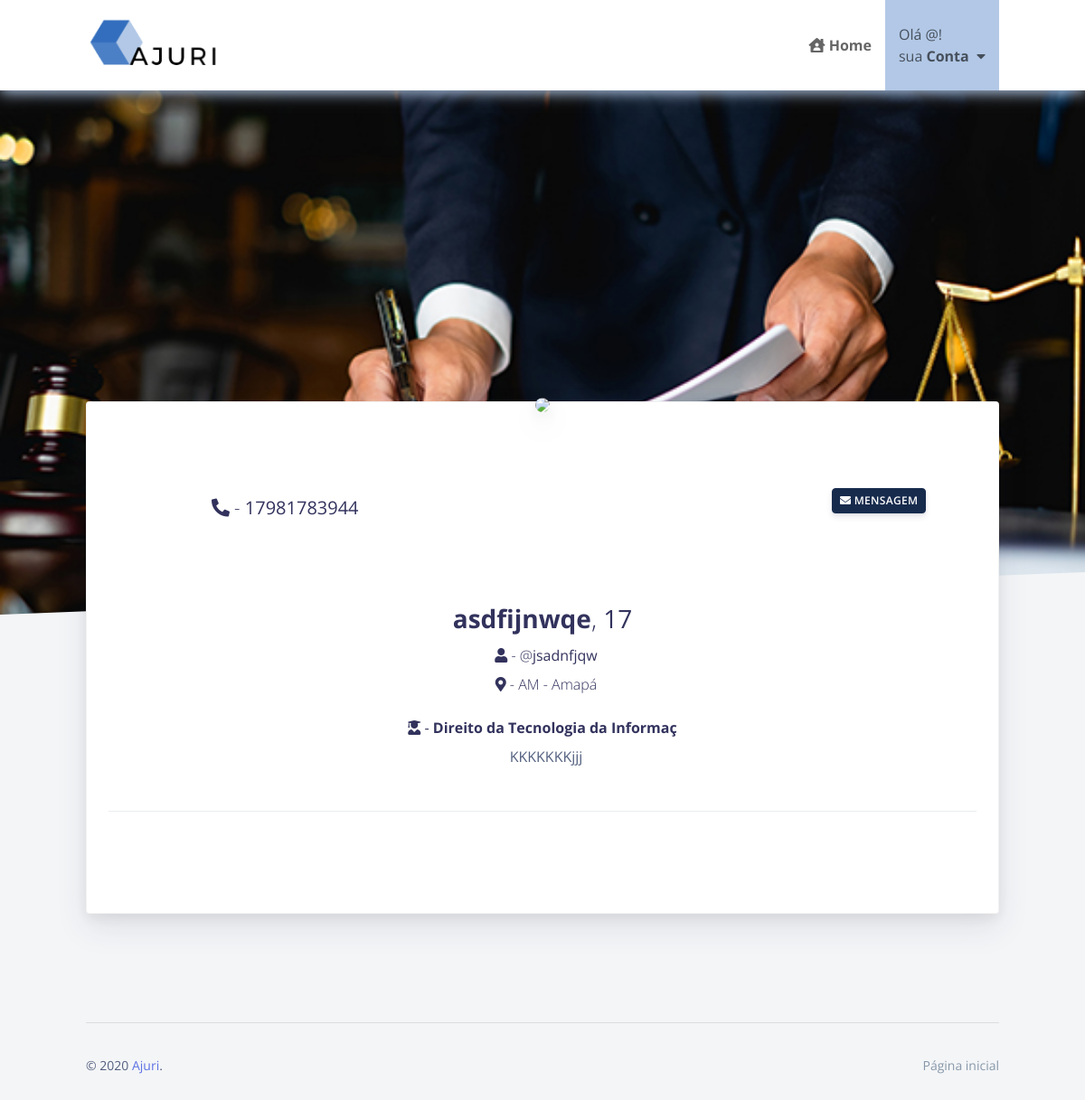
The page /perfilDoAdvSelected.php?id=12 on the database its author committed.
### tables this page shows
CREATE TABLE IF NOT EXISTS `tbadvogados` (
  `ID` int(11) NOT NULL AUTO_INCREMENT,
  `NOME` varchar(45) NOT NULL,
  `USERNAME` varchar(45) NOT NULL,
  `TELEFONE` varchar(45) NOT NULL,
  `DATANASC` date NOT NULL,
  `EMAIL` varchar(45) NOT NULL,
  `SENHA` varchar(15) NOT NULL,
  `COD_ESTADO` int(11) NOT NULL,
  `COD_CIDADE` int(11) NOT NULL,
  `DESCRICAO` varchar(300) DEFAULT NULL,
  `IMAGEM` varchar(300) DEFAULT NULL,
  `COD_AREA_DIREITO` int(11) NOT NULL,
  `LUGAR_FORMACAO` varchar(150) DEFAULT NULL,
  `TIPO` varchar(8) NOT NULL,
  PRIMARY KEY (`ID`),
  KEY `COD_CIDADE` (`COD_CIDADE`),
  KEY `COD_ESTADO` (`COD_ESTADO`),
  KEY `COD_AREA_DIREITO` (`COD_AREA_DIREITO`)
);

CREATE TABLE IF NOT EXISTS `estados` (
  `id` int(11) NOT NULL AUTO_INCREMENT,
  `nome_estados` varchar(75) DEFAULT NULL,
  `uf` varchar(5) DEFAULT NULL,
  PRIMARY KEY (`id`)
);

CREATE TABLE IF NOT EXISTS `cidades` (
  `id` int(11) NOT NULL AUTO_INCREMENT,
  `nome_cidades` varchar(120) DEFAULT NULL,
  `id_estado` int(11) DEFAULT NULL,
  PRIMARY KEY (`id`),
  KEY `fk_Cidade_estado` (`id_estado`)
);

CREATE TABLE IF NOT EXISTS `tb_areas_direito` (
  `id_area` int(11) NOT NULL,
  `area_direito` varchar(33) NOT NULL,
  PRIMARY KEY (`id_area`)
);

### perfilDoAdvSelected.php (the view, shortened to what this page needs)
<?php
require "conexao.php";
$pastaArquivos='fotodeperfil/';
$id=$_GET["id"];
$sqlPerfil="select * from tbadvogados where ID=$id";
$resultPerfil = mysqli_query($conn, $sqlPerfil);
$dadosPerfil=mysqli_fetch_array($resultPerfil);
    $foto=$dadosPerfil["IMAGEM"];
    $tel=$dadosPerfil["TELEFONE"];
    $nome=$dadosPerfil["NOME"];
    $arroba=$dadosPerfil["USERNAME"];
    $estado=$dadosPerfil["COD_ESTADO"];
    $cidade=$dadosPerfil["COD_CIDADE"];
    $cod_area_direito=$dadosPerfil["COD_AREA_DIREITO"];
    $formacao=$dadosPerfil["LUGAR_FORMACAO"];
    $idade=$dadosPerfil["DATANASC"];
    $sqlPEUF="SELECT uf FROM estados where id='$estado'";
    $resultPEUF = mysqli_query($conn,$sqlPEUF);
    $dadosPEUF = mysqli_fetch_array($resultPEUF);
    $nome_estado = $dadosPEUF['uf'];
    $sqlPECidade="SELECT nome_cidades FROM cidades where id='$cidade'";
    $resultPECidade = mysqli_query($conn,$sqlPECidade);
    $dadosPECidade = mysqli_fetch_array($resultPECidade);
    $nome_cidade = $dadosPECidade['nome_cidades'];
    $sqlPEArea="SELECT area_direito FROM tb_areas_direito where id_area='$cod_area_direito'";
    $resultPEArea = mysqli_query($conn,$sqlPEArea);
    $dadosPEArea = mysqli_fetch_array($resultPEArea);
    $nome_area = $dadosPEArea['area_direito'];
    $age = floor((time() - strtotime($idade)) / 31556926);
?>
<!doctype html>
<html>
<head>
  <link href="https://use.fontawesome.com/releases/v5.0.6/css/all.css" rel="stylesheet">
  <link href="css/nucleo-icons.css" rel="stylesheet" />
  <link href="css/nucleo-svg.css" rel="stylesheet" />
  <link rel="stylesheet" href="css/font-awesome.min.css">
   <link href="css/all.css" rel="stylesheet">
  <link href="css/font-awesome.css" rel="stylesheet" />
  <link href="css/nucleo-svg.css" rel="stylesheet" />
  <link href="css/argon-design-system.css?v=1.2.0" rel="stylesheet" />
</head>
<body class="profile-page">
  <nav id="navbar" class="push better-nav fixed-top" style="box-shadow: 0 3px 15px 0 #b2c8e6; background-color: #fff;">
    <div class="container">
      <div class="head">
        <a href="menu.php" class="brand">
          <div class="logo">
            <img class="image" src="images/logo.png" data2x="images/logo.png" alt="Ajuri" />
          </div>
        </a>
      </div>
      <div class="body">
        <ul>
          <li class="home"><a href="menu.php"><i class="fas fa-house-user"></i>&nbsp;<strong>Home</strong></a></li>
          <li class="blog active dropdown"><a href="#"><?php echo "Olá @<strong>".$_SESSION['USERNAME']."</strong>!<br> sua <strong>Conta</strong>";?>&nbsp;&nbsp;<i class="fas fa-caret-down"></i></a>
          </li>
        </ul>
      </div>
    </div>
  </nav>
  <div class="wrapper">
    <section class="section-profile-cover section-shaped my-0">
      <img class="bg-image" src="images/lawyer.jpg" style="width: 100%;">
      <div class="separator separator-bottom separator-skew">
      </div>
    </section>
    <section class="section bg-secondary">
      <div class="container">
        <div class="card card-profile shadow mt--300">
          <div class="px-4">
            <div class="row justify-content-center">
              <div class="col-lg-3 order-lg-2">
                <div class="card-profile-image">
                    <?php echo "<img src = '$pastaArquivos/$foto' class='rounded-circle'>"?>
                </div>
              </div>
              <div class="col-lg-4 order-lg-3 text-lg-right align-self-lg-center">
                <div class="card-profile-actions py-4 mt-lg-0">
            <?php
                echo "
                <br>
                  <a href='https://api.whatsapp.com/send?phone=55$tel&text=Ol%C3%A1,%20vi%20seu%20perfil%20no%20Ajuri,%20poder%C3%ADamos%20conversar?' target='_blank' class='btn btn-sm btn-default float-right'><i class='fas fa-envelope'></i>&nbsp;Mensagem</a>";
            ?>
                </div>
              </div>
              <div class="col-lg-4 order-lg-1">
                <div class="card-profile-stats d-flex justify-content-center">
              <div>
                <br>
                <br>
                <br>
                <div class="h5 font-weight-300"><i class="ni location_pin mr-2"></i><i class="fas fa-phone-alt"></i>&nbsp;-<?php echo "&nbsp;<strong>".$tel."</strong>";?></div>
                </div>
              </div>
              </div>
            </div>
            <div class="text-center mt-5">
              <h3><?php echo "<strong>".$nome."</strong>";?><span class="font-weight-light">,<?php echo "&nbsp;<strong>".$age."</strong>";?></span></h3>
      <div class="h6 font-weight-300"><i class="ni location_pin mr-2"></i><i class="fas fa-user"></i>&nbsp;-&nbsp;<?php echo "@<strong>".$arroba."</strong>";?></div>
            <div class="h6 font-weight-300"><i class="ni location_pin mr-2"></i><i class="fas fa-map-marker-alt"></i>&nbsp;-&nbsp;<?php echo $nome_estado?> - <?php echo $nome_cidade?></div>
            <div class="h6 mt-4"><i class="fas fa-user-graduate"></i>&nbsp;-&nbsp;<strong><?php echo $nome_area?></strong></div>
          <div><i class="ni education_hat mr-2"></i><?php echo $formacao?></div>
            </div>
            <div class="mt-5 py-5 border-top text-center">
              <div class="row justify-content-center">
                <div class="col-lg-9">
                </div>
              </div>
            </div>
          </div>
        </div>
      </div>
    </section>
    <footer class="footer">
      <div class="container">
        <hr>
        <div class="row align-items-center justify-content-md-between">
          <div class="col-md-6">
            <div class="copyright">
              &copy; 2020 <a href="" target="_self">Ajuri</a>.
            </div>
          </div>
          <div class="col-md-6">
            <ul class="nav nav-footer justify-content-end">
              <li class="nav-item">
                <a href="menu.php" class="nav-link" target="_self">Página inicial</a>
              </li>
            </ul>
          </div>
        </div>
      </div>
    </footer>
  </div>
</body>
</html>

### css/all.css (style rules this page uses)
.fa, .fas, .far, .fal, .fad, .fab { -moz-osx-font-smoothing: grayscale; -webkit-font-smoothing: antialiased; display: inline-block; font-style: normal; font-variant: normal; text-rendering: auto; line-height: 1; }
.fa-caret-down:before { content: "\f0d7"; }
.fa-envelope:before { content: "\f0e0"; }
.fa-house-user:before { content: "\e065"; }
.fa-map-marker-alt:before { content: "\f3c5"; }
.fa-phone-alt:before { content: "\f879"; }
.fa-user:before { content: "\f007"; }
.fa-user-graduate:before { content: "\f501"; }

### perfilDoAdvSelected.php (style rules this page uses)
.better-nav { word-wrap: break-word; background: whitesmoke; height: 100px; margin-bottom: 30px; }
.better-nav a { color: #000; opacity: 0.6; }
.better-nav .container { height: 100%; }
.better-nav.fixed-top { position:absolute; top: 0; left: 0; right: 0; z-index: 90; }
.better-nav .head { float: left; height: 100%; }
.better-nav .head .brand { display: block; opacity: 1; padding: 15px 0; height: 100%; text-decoration: none; }
.better-nav .head .brand .logo { float: left; margin-right: 15px; height: 100%; }
.better-nav .head .brand .logo .image { height: 100%; width: auto; width: auto; }
.better-nav .body { float: right; height: 100%; }
.better-nav .body ul { list-style: none; margin: 0; padding: 0; height: 100%; }
.better-nav .body ul li.active { background: #b2c8e6; }
.better-nav .body > ul > li { display: table; float: left; height: 100%; }
.better-nav .body > ul > li > a { display: table-cell; vertical-align: middle; text-decoration: none; padding: 0 15px; }
.better-nav .body ul li.dropdown { position: relative; }

### rows shown on the page
tbadvogados: TELEFONE "17981783944", NOME "asdfijnwqe", DATANASC "17", USERNAME "jsadnfjqw", LUGAR_FORMACAO "KKKKKKKjjj"
estados: uf "AM"
cidades: nome_cidades "Amapá"
tb_areas_direito: area_direito "Direito da Tecnologia da Informaç"
